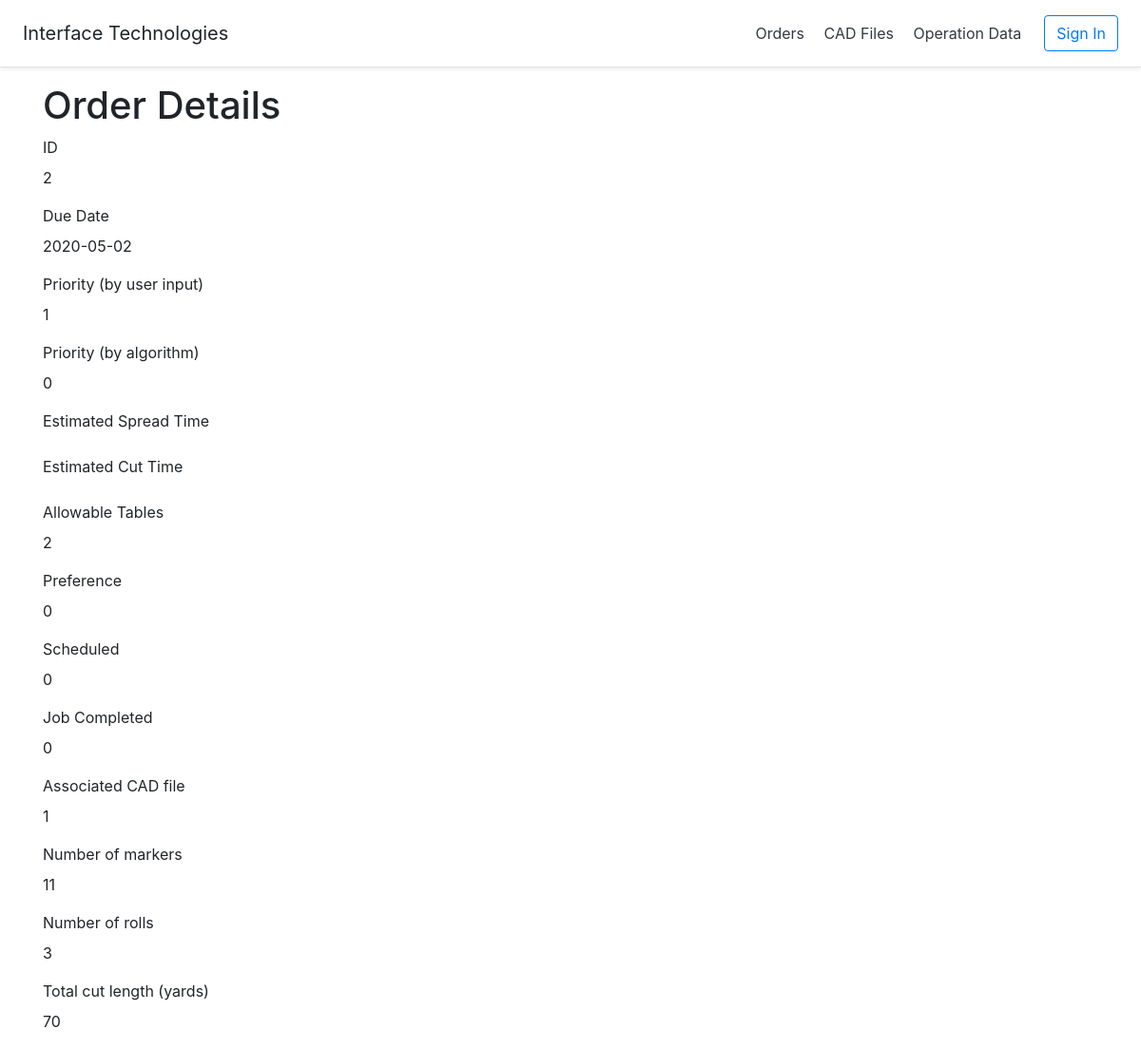
/index.php?action=job_order-read&id=2, run on the app's committed database.
### tables this page shows
CREATE TABLE JOB_ORDER
(
    id INT NOT NULL PRIMARY KEY AUTO_INCREMENT,
    due_date DATE,
    spread_time FLOAT,
    cut_time FLOAT,
    total_direct_time FLOAT,
    user_priority INT,
    generated_priority INT,
    allowable_table_ids VARCHAR(100),
    pref INT,
    scheduled VARCHAR(100),
    job_completed BOOLEAN,

    cadfile_id INT,

    NM INT,         
    TNR INT,       
    TCY INT     
);

### controllers/DBController.php (called while the page is built, shortened)
<?php
class DBController {
    private $host = "localhost";
    private $user = "root";
    private $password = "";
    private $database = "cutroom_db";
    private $conn;
    function __construct() {
        $this->conn = $this->connectDB();
    }
    function connectDB() {
        $conn = mysqli_connect($this->host,$this->user,$this->password,$this->database);
        return $conn;
    }
    function runQuery($query, $param_type, $param_value_array) {
        $sql = $this->conn->prepare($query);
        $this->bindQueryParams($sql, $param_type, $param_value_array);
        $sql->execute();
        $result = $sql->get_result();
        if ($result->num_rows > 0) {
            while($row = $result->fetch_assoc()) {
                $resultset[] = $row;
            }
        }
        if(!empty($resultset)) {
            return $resultset;
        }
    }
    function bindQueryParams($sql, $param_type, $param_value_array) {
        $param_value_reference[] = & $param_type;
        for($i=0; $i<count($param_value_array); $i++) {
            $param_value_reference[] = & $param_value_array[$i];
        }
        call_user_func_array(array(
            $sql,
            'bind_param'
        ), $param_value_reference);
    }
}
?>

### controllers/job_order.php (called while the page is built, shortened)
<?php
require_once 'DBController.php';
class Job_Order {
    private $db_handle;
    function __construct() {
        $this->db_handle = new DBController();
    }
    function getOrderById($order_id) {
        $query = "SELECT * FROM JOB_ORDER WHERE id = ?";
        $paramType = "i";
        $paramValue = array(
            $order_id
        );
        $result = $this->db_handle->runQuery($query, $paramType, $paramValue);
        return $result;
    }
}
?>

### views/job_order-read.php (the view, shortened to what this page needs)
<?php require_once "header.php"; ?>
    <div class="container">
        <div class="page-header">
            <h1>Order Details</h1>
        </div>
        <div class="form-group">
            <label>ID</label>
            <p class="form-control-static"><?php echo $result[0]["id"]; ?></p>
        </div>
        <div class="form-group">
            <label>Due Date</label>
            <p class="form-control-static"><?php echo $result[0]["due_date"]; ?></p>
        </div>
        <div class="form-group">
            <label>Priority (by user input)</label>
            <p class="form-control-static"><?php echo $result[0]["user_priority"]; ?></p>
        </div>
        <div class="form-group">
            <label>Priority (by algorithm)</label>
            <p class="form-control-static"><?php echo $result[0]["generated_priority"]; ?></p>
        </div>
        <div class="form-group">
            <label>Estimated Spread Time</label>
        </div>
        <div class="form-group">
            <label>Estimated Cut Time</label>
        </div>
        <div class="form-group">
            <label>Allowable Tables</label>
            <p class="form-control-static"><?php echo $result[0]["allowable_table_ids"]; ?></p>
        </div>
        <div class="form-group">
            <label>Preference</label>
            <p class="form-control-static"><?php echo $result[0]["pref"]; ?></p>
        </div>
        <div class="form-group">
            <label>Scheduled</label>
            <p class="form-control-static"><?php echo $result[0]["scheduled"]; ?></p>
        </div>
        <div class="form-group">
            <label>Job Completed</label>
            <p class="form-control-static"><?php echo $result[0]["job_completed"]; ?></p>
        </div>
        <div class="form-group">
            <label>Associated CAD file</label>
            <p class="form-control-static"><?php echo $result[0]["cadfile_id"]; ?></p>
        </div>
        <div class="form-group">
            <label>Number of markers</label>
            <p class="form-control-static"><?php echo $result[0]["NM"]; ?></p>
        </div>
        <div class="form-group">
            <label>Number of rolls</label>
            <p class="form-control-static"><?php echo $result[0]["TNR"]; ?></p>
        </div>
        <div class="form-group">
            <label>Total cut length (yards)</label>
            <p class="form-control-static"><?php echo $result[0]["TCY"]; ?></p>
        </div>
    </div>
</body>
</html>

### views/css/style.css (style rules this page uses)
body { font-family: Arial; color: #212121; margin: auto; }

### data on the page
job_order: id "2", due_date "2020-05-02", user_priority "1", generated_priority "0", allowable_table_ids "2", pref "0", scheduled "0", job_completed "0", cadfile "1", NM "11", TNR "3", TCY "70"
